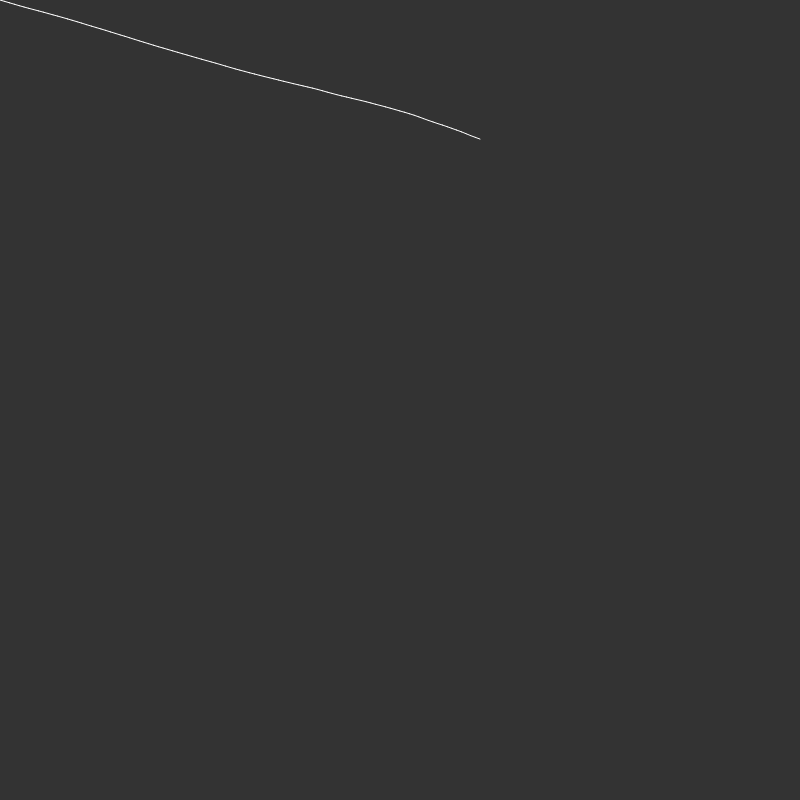
Frame 1 (no input)
Frame 60 (no input): identical to frame 1, image omitted
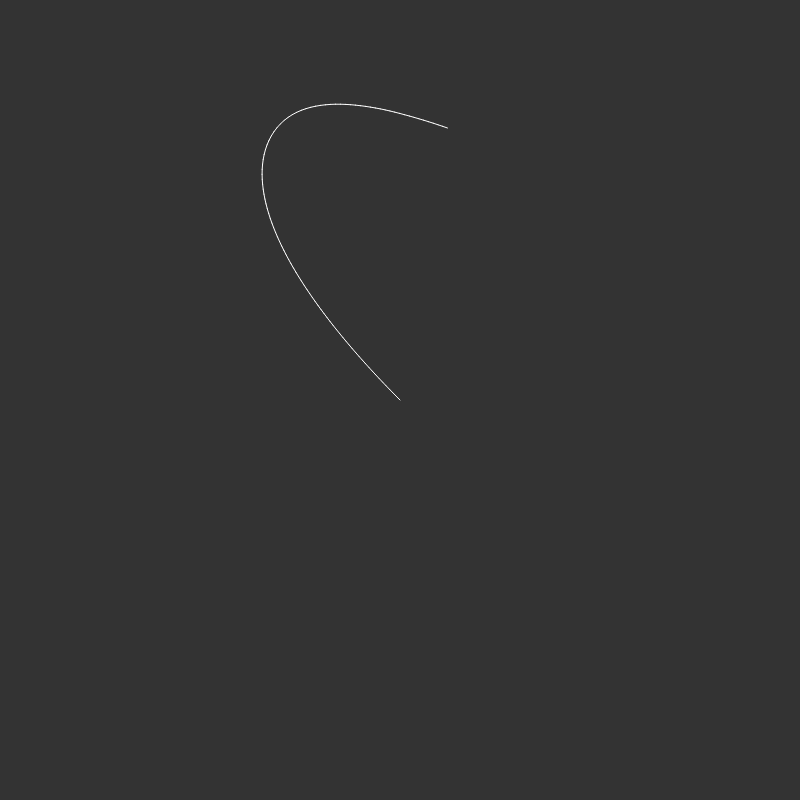
Frame 120 (the mouse pressed at the canvas centre since frame 60)

The p5.js sketch that drew these frames (run headless with seeded random() and noise() and a simulated clock; from frame 60 on, the mouse is pressed at the canvas centre):

// p5.js sketch
// ── sketch.js
var R;

function setup() {
	createCanvas(800, 800);
	R = new rope(100, 5);
}

function draw() {
	background(51);
	R.run();
}

class rope {
	constructor(_n, _len) {
		this.joint = [];
		for (let i = 0; i < _n; i++) {
			let _pos = i == 0 ? createVector(random(width), random(height)) : this.joint[i - 1].B.copy();
			let _ang = random(-PI,PI);
			this.joint[i] = new stick(_pos, _len, _ang);
		}
	}
	run() {
		for (let i = 0; i < this.joint.length; i++) {
			let _pos = i == 0 ? createVector(mouseX, mouseY) : this.joint[i - 1].B.copy();
			this.joint[i].update(_pos);
			this.joint[i].show();
		}
	}
}
class stick {
	constructor(_pos, _len, _ang) {
		this.A = _pos;
		this.len = _len;
		this.ang = _ang;
		this.B = createVector(cos(this.ang), sin(this.ang)).mult(this.len).add(this.A);
	}
	update(_pos) {
		this.A = _pos;
		let _V = this.B.copy().sub(this.A); // vector
		let _H = createVector(this.B.x, 0); // horizontal axis
		this.ang = _H.angleBetween(_V); // angle
		this.B = createVector(cos(this.ang), sin(this.ang)).mult(this.len).add(this.A);
	}
	show() {
		push();
		stroke(255);
		noFill();
		line(this.A.x, this.A.y, this.B.x, this.B.y);
		pop();
	}
}
